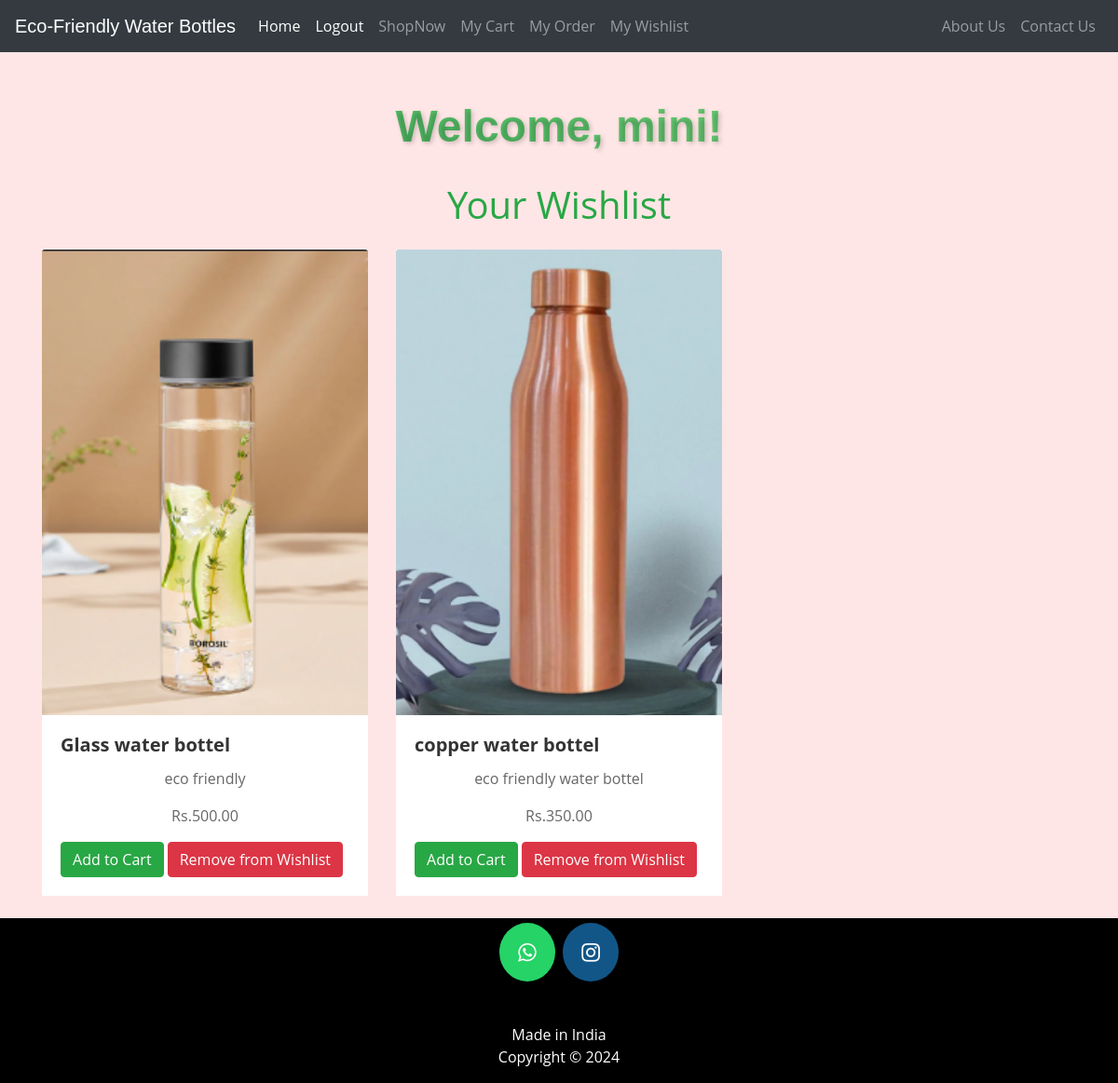
Screenshot of /wishlist/ (signed in) with the database file from the repository.
### bottel/models.py (models this page shows, shortened)
class Wishlist(models.Model):
    user = models.ForeignKey(User, on_delete=models.CASCADE)
    product = models.ForeignKey(Product, on_delete=models.CASCADE)
    class Meta:
        unique_together = ('user', 'product')

class Product(models.Model):
    name = models.CharField(max_length=255)
    description = models.TextField()
    price = models.DecimalField(max_digits=10, decimal_places=2)
    image = models.ImageField(upload_to='products/')
    eco_friendly = models.BooleanField(default=True)

### bottel/views.py (the view)
# urls.py: path('wishlist/', views.wishlist_view, name='wishlist'),
@login_required
def wishlist_view(request):
    wishlist_items = Wishlist.objects.filter(user=request.user).select_related('product') if request.user.is_authenticated else []
    return render(request, 'wishlist.html', {'wishlist_items': wishlist_items})

### templates/wishlist.html (shortened to what this page needs)
<!DOCTYPE html>
<html lang="en">
<head>
    <link rel="stylesheet" href="https://stackpath.bootstrapcdn.com/bootstrap/4.3.1/css/bootstrap.min.css">
    <link rel="stylesheet" href="https://maxcdn.bootstrapcdn.com/font-awesome/4.7.0/css/font-awesome.min.css">
</head>
<body>
    {% include "header.html" %}
    <div class="container">
        <h1 class="my-4">Your Wishlist</h1>
        <div class="row">
            {% if wishlist_items %}
                {% for wishlist_item in wishlist_items %}
                <div class="col-md-4">
                    <div class="card mb-4">
                        <div class="card-img-container">
                            <img src="{{ wishlist_item.product.image.url }}" class="card-img-top" alt="{{ wishlist_item.product.name }}">
                        </div>
                        <div class="card-body">
                            <h5 class="card-title">{{ wishlist_item.product.name }}</h5>
                            <p class="card-text">{{ wishlist_item.product.description }}</p>
                            <p class="card-text">Rs.{{ wishlist_item.product.price }}</p>
                            <a href="{% url 'add_to_cart' wishlist_item.product.id %}" class="btn btn-primary">Add to Cart</a>
                            <a href="{% url 'remove_from_wishlist' wishlist_item.id %}" class="btn btn-danger">Remove from Wishlist</a>
                        </div>
                    </div>
                </div>
                {% endfor %}
            {% else %}
                <p>Your wishlist is empty.</p>
            {% endif %}
        </div>
    </div>
    {% include "footer.html" %}
</body>
</html>

### templates/header.html (shortened to what this page needs)
<!DOCTYPE html>
{% load static %}
<html lang="en">
<head>
</head>
<body>
<div class="bs-example">
    <nav class="navbar navbar-expand-md bg-dark navbar-dark fixed-top">
        <a href="/" class="navbar-brand">Eco-Friendly Water Bottles</a>
        <div class="collapse navbar-collapse justify-content-between" id="navbarCollapse">
            <div class="navbar-nav">
                {% if user.is_authenticated %}
                    <a href="/" class="nav-item nav-link active">Home</a>
                    <form method="post" action="{% url 'logout' %}" style="display: inline;">
                        <button type="submit" class="nav-item nav-link" style="border: none; background: none; color: white;">Logout</button>
                    </form>
                    <a href="/shopNow" class="nav-item nav-link">ShopNow</a>
                    <a href="/my_cart" class="nav-item nav-link">My Cart</a>
                    <a href="/my_order" class="nav-item nav-link">My Order</a>
                    <a href="/wishlist" class="nav-item nav-link">My Wishlist</a>
                {% else %}
                    <a href="/" class="nav-item nav-link active">Home</a>
                    <a href="/login" class="nav-item nav-link">Login</a>
                    <a href="/shopNow" class="nav-item nav-link">ShopNow</a>
                {% endif %}
            </div>
            <div class="navbar-nav">
                <a href="/aboutus" class="nav-item nav-link">About Us</a>
                <a href="/contactus" class="nav-item nav-link">Contact Us</a>
            </div>
        </div>
    </nav>
</div>
<div class="welcome-message">
    {% if user.is_authenticated %}
        <p>Welcome, {{ user.username }}!</p>
    {% else %}
        <p>Hellow user.</p>
    {% endif %}
</div>
</body>
</html>

### templates/wishlist.html (style rules this page uses)
body { background-color: #ffe6e6; padding-top: 80px; }
h1 { text-align: center; margin-bottom: 30px; color: #28a745; }
.card { transition: transform 0.3s; border: none; border-radius: 0px; overflow: hidden; }
.card-img-container { height: 500px; overflow: hidden; }
.card-img-container img { width: 100%; height: 100%; object-fit: cover; }
.card-title { font-size: 1.25rem; font-weight: bold; color: #333; }
.card-text { color: #666; }
.btn-primary { background-color: #28a745; border-color: #28a745; }

### templates/header.html (style rules this page uses)
body { font-family: 'Open Sans', sans-serif; padding-top: 100px; }
.bs-example { margin: 0px; }
.navbar-brand { font-size: 20px; font-family: sans-serif; }
.welcome-message { font-family: 'Poppins', sans-serif; font-size: 48px; font-weight: bold; color: #2e8b57; text-shadow: 2px 2px 5px rgba(0, 0, 0, 0.2); background: linear-gradient(45deg, #32a852, #85e085); -webkit-background-clip: text; -webkit-text-fill-color: transparent; animation: glow 2s infinite; }

### templates/footer.html (style rules this page uses)
p { text-align:center; }

### rows the page displays
Wishlist: product.image (picture), product.name "Glass water bottel", product.description "eco friendly", product.price "500.00"
Wishlist: product.image (picture), product.name "copper water bottel", product.description "eco friendly water bottel", product.price "350.00"

### other values shown
{{ user.username }} "mini"
